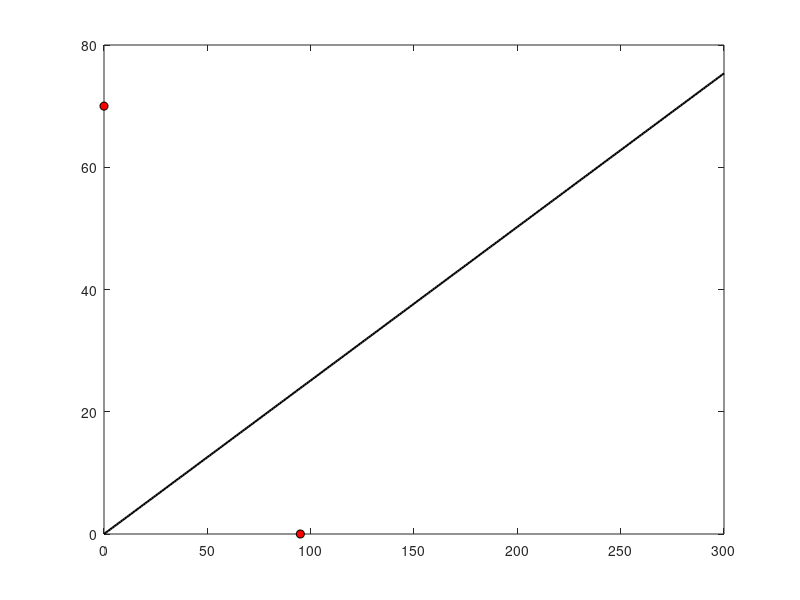

Source code (MATLAB): (Note: this script raises an error after producing the figure.)
close all
clc

points = [0, 70; 95, 0];


figure;

p1 = plot(points(:,1), points(:,2), 'ko', 'MarkerFaceColor', 'r', 'DisplayName', 'Max. values');

x = 0:300;

y = 0.2512 * x;

hold on

p2 = plot(x, y, 'k-', 'LineWidth', 1.5, 'DisplayName', 'Auxetic Trajectory');
legend([p1, p2], {'Points', 'Line'}, 'TextColor', 'auto');

xlabel('Rotation [\theta]')
ylabel('Extension [mm]')

xlim([0 250]);
ylim([0 250]);
